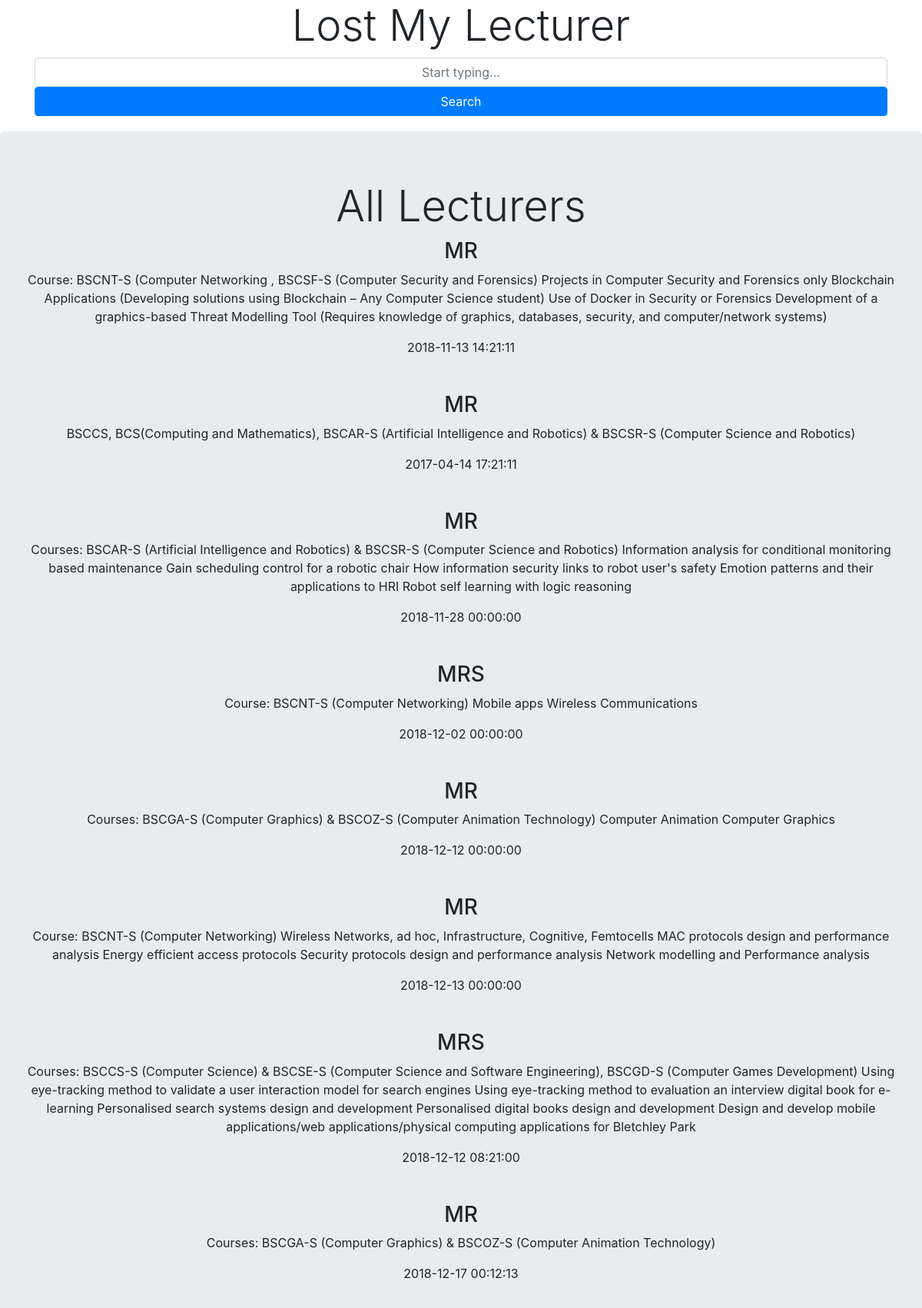
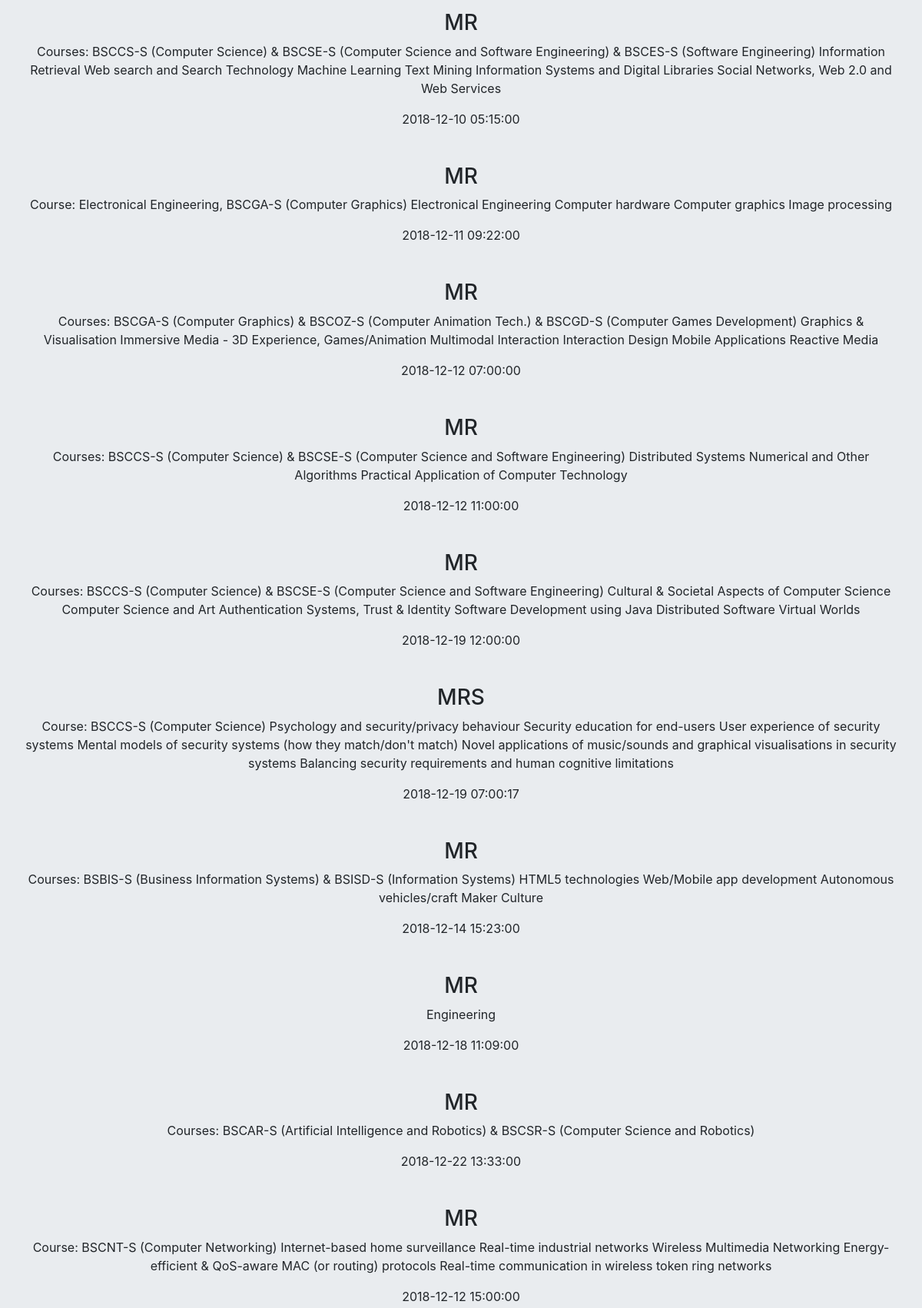
The page / (upper part) on the database its author committed (2 pictures, top to bottom).
### tables this page shows
CREATE TABLE `article` (
  `a_id` int(11) NOT NULL,
  `a_title` varchar(256) NOT NULL,
  `lecturer_firstname` varchar(30) NOT NULL,
  `lecturer_lastname` varchar(30) NOT NULL,
  `a_text` text NOT NULL,
  `department` varchar(256) NOT NULL,
  `a_date` datetime NOT NULL
);

### allarticles.php (the view)
<?php
		$sql = "SELECT * FROM article";
		$result = mysqli_query($conn, $sql);
		$queryResults = mysqli_num_rows($result);
		if ($queryResults > 0) {
			while ($row = mysqli_fetch_assoc($result)) {
				echo "<div class='article-box'>
					<h3>".$row['a_title']."</h3>
					<p>".$row['a_text']."</p>
					<p>".$row['a_date']."</p>
					<p>".$row['a_author']."</p>
				</div>";
				}
			}
	?>

### header.php (shortened to what this page needs)
<!DOCTYPE html>
<html>
<link rel="stylesheet" href="https://stackpath.bootstrapcdn.com/bootstrap/4.1.3/css/bootstrap.min.css">
<body>
<head>
	<link rel="stylesheet" type="text/css" href="style.css">
</head>
</body>
</html>

### index.php (shortened to what this page needs)
<?php
	include 'header.php';
?>
<html>
<body>
<link rel="stylesheet" href="https://stackpath.bootstrapcdn.com/bootstrap/4.1.3/css/bootstrap.min.css">
<link rel="stylesheet" href="C:\xampp\htdocs\search engine\style.css">
<div class="container">
<h1 class="display-4 text-center">Lost My Lecturer</h1>
<form action="search.php" method="POST">
	<input type="text" class="form-control text-center" name="search" placeholder="Start typing...">
	<button type="submit" class="form-control btn-primary" name="submit-search">Search</button>
</form>
</div>
<div class="jumbotron text-center">
<h2 class="display-4 text-center">All Lecturers</h2>
</body>
</html>
	<?php include 'allarticles.php'; ?>

### style.css (style rules this page uses)
.article-box { padding-bottom: 30px; width: 100%; }
.jumbotron { padding-top: 20px; }

### index.php (style rules this page uses)
.jumbotron { margin-top: 20px; }

### rows shown on the page
article: a_title "MR", a_text "Course: BSCNT-S (Computer Networking , BSCSF-S (Computer Security and Forensics) Projects in Computer Security and Forensics only Blockchain Applications (Developing solutions using Blockchain – Any Computer Science student) Use of Docker in Security or Forensics Development of a graphics-based Threat Modelling Tool (Requires knowledge of graphics, databases, security, and computer/network systems)", a_date "2018-11-13 14:21:11"
article: a_title "MR", a_text "BSCCS, BCS(Computing and Mathematics), BSCAR-S (Artificial Intelligence and Robotics) & BSCSR-S (Computer Science and Robotics)", a_date "2017-04-14 17:21:11"
article: a_title "MR", a_text "Courses: BSCAR-S (Artificial Intelligence and Robotics) & BSCSR-S (Computer Science and Robotics) Information analysis for conditional monitoring based maintenance Gain scheduling control for a robotic chair How information security links to robot user's safety Emotion patterns and their applications to HRI Robot self learning with logic reasoning", a_date "2018-11-28 00:00:00"
article: a_title "MRS", a_text "Course: BSCNT-S (Computer Networking) Mobile apps Wireless Communications", a_date "2018-12-02 00:00:00"
article: a_title "MR", a_text "Courses: BSCGA-S (Computer Graphics) & BSCOZ-S (Computer Animation Technology) Computer Animation Computer Graphics", a_date "2018-12-12 00:00:00"
article: a_title "MR", a_text "Course: BSCNT-S (Computer Networking) Wireless Networks, ad hoc, Infrastructure, Cognitive, Femtocells MAC protocols design and performance analysis Energy efficient access protocols Security protocols design and performance analysis Network modelling and Performance analysis", a_date "2018-12-13 00:00:00"
article: a_title "MRS", a_text "Courses: BSCCS-S (Computer Science) & BSCSE-S (Computer Science and Software Engineering), BSCGD-S (Computer Games Development) Using eye-tracking method to validate a user interaction model for search engines Using eye-tracking method to evaluation an interview digital book for e-learning Personalised search systems design and development Personalised digital books design and development Design and develop mobile applications/web applications/physical computing applications for Bletchley Park", a_date "2018-12-12 08:21:00"
article: a_title "MR", a_text "Courses: BSCGA-S (Computer Graphics) & BSCOZ-S (Computer Animation Technology)", a_date "2018-12-17 00:12:13"
article: a_title "MR", a_text "Courses: BSCCS-S (Computer Science) & BSCSE-S (Computer Science and Software Engineering) & BSCES-S (Software Engineering) Information Retrieval Web search and Search Technology Machine Learning Text Mining Information Systems and Digital Libraries Social Networks, Web 2.0 and Web Services", a_date "2018-12-10 05:15:00"
article: a_title "MR", a_text "Course: Electronical Engineering, BSCGA-S (Computer Graphics) Electronical Engineering Computer hardware Computer graphics Image processing", a_date "2018-12-11 09:22:00"
article: a_title "MR", a_text "Courses: BSCGA-S (Computer Graphics) & BSCOZ-S (Computer Animation Tech.) & BSCGD-S (Computer Games Development) Graphics & Visualisation Immersive Media - 3D Experience, Games/Animation Multimodal Interaction Interaction Design Mobile Applications Reactive Media", a_date "2018-12-12 07:00:00"
article: a_title "MR", a_text "Courses: BSCCS-S (Computer Science) & BSCSE-S (Computer Science and Software Engineering) Distributed Systems Numerical and Other Algorithms Practical Application of Computer Technology", a_date "2018-12-12 11:00:00"
article: a_title "MR", a_text "Courses: BSCCS-S (Computer Science) & BSCSE-S (Computer Science and Software Engineering) Cultural & Societal Aspects of Computer Science Computer Science and Art Authentication Systems, Trust & Identity Software Development using Java Distributed Software Virtual Worlds", a_date "2018-12-19 12:00:00"
article: a_title "MRS", a_text "Course: BSCCS-S (Computer Science) Psychology and security/privacy behaviour Security education for end-users User experience of security systems Mental models of security systems (how they match/don't match) Novel applications of music/sounds and graphical visualisations in security systems Balancing security requirements and human cognitive limitations", a_date "2018-12-19 07:00:17"
article: a_title "MR", a_text "Courses: BSBIS-S (Business Information Systems) & BSISD-S (Information Systems) HTML5 technologies Web/Mobile app development Autonomous vehicles/craft Maker Culture", a_date "2018-12-14 15:23:00"
article: a_title "MR", a_text "Engineering", a_date "2018-12-18 11:09:00"
article: a_title "MR", a_text "Courses: BSCAR-S (Artificial Intelligence and Robotics) & BSCSR-S (Computer Science and Robotics)", a_date "2018-12-22 13:33:00"
article: a_title "MR", a_text "Course: BSCNT-S (Computer Networking) Internet-based home surveillance Real-time industrial networks Wireless Multimedia Networking Energy-efficient & QoS-aware MAC (or routing) protocols Real-time communication in wireless token ring networks", a_date "2018-12-12 15:00:00"
